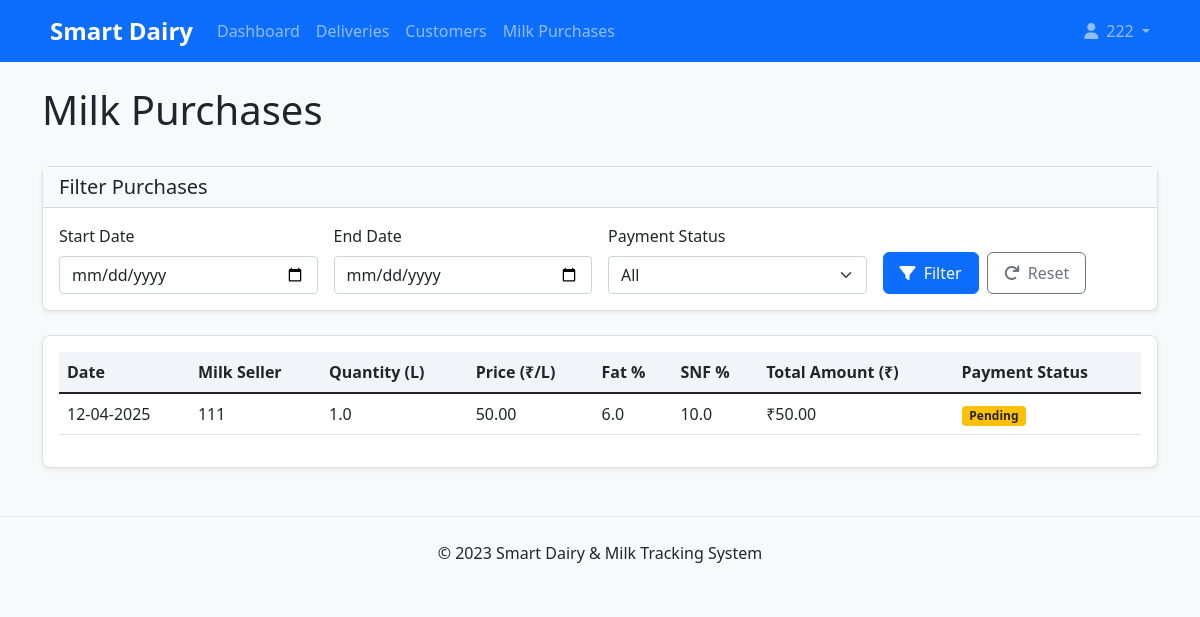
Page /bike-milk-seller/milk_purchases (signed in) on the committed database.
### app/models/user.py (models this page shows, shortened)
class User(UserMixin, db.Model):
    id = db.Column(db.Integer, primary_key=True)
    name = db.Column(db.String(100), nullable=False)
    email = db.Column(db.String(100), unique=True, nullable=False)
    password = db.Column(db.String(100), nullable=False)
    role = db.Column(db.String(20), nullable=False)
    phone = db.Column(db.String(15))
    address = db.Column(db.Text)
    created_at = db.Column(db.DateTime, default=datetime.utcnow)
    milk_transactions_as_seller = db.relationship(
        'MilkTransaction',
        foreign_keys='MilkTransaction.seller_id',
        backref='seller',
        lazy=True
    )
    milk_transactions_as_buyer = db.relationship(
        'MilkTransaction',
        foreign_keys='MilkTransaction.buyer_id',
        backref='buyer',
        lazy=True
    )
    delivery_transactions = db.relationship(
        'DeliveryTransaction',
        foreign_keys='DeliveryTransaction.bike_seller_id',
        backref='bike_seller',
        lazy=True
    )
    dairy_stocks = db.relationship(
        'DairyStock',
        foreign_keys='DairyStock.dairy_holder_id',
        backref='dairy_holder',
        lazy=True
    )
    purchase_transactions = db.relationship(
        'PurchaseTransaction',
        foreign_keys='PurchaseTransaction.buyer_id',
        backref='buyer',
        lazy=True
    )
    inventory_items = db.relationship(
        'Inventory',
        foreign_keys='Inventory.user_id',
        backref='owner',
        lazy=True
    )
    def is_milk_seller(self):
        return self.role == UserRole.MILK_SELLER or self.role == 'multi_role'
    def is_bike_milk_seller(self):
        return self.role == UserRole.BIKE_MILK_SELLER or self.role == 'multi_role'

### app/models/transactions.py (models this page shows, shortened)
class MilkTransaction(db.Model):
    id = db.Column(db.Integer, primary_key=True)
    seller_id = db.Column(db.Integer, db.ForeignKey('user.id'), nullable=False)
    buyer_type = db.Column(db.String(20), default='dairy_holder')  # 'dairy_holder' or 'bike_milk_seller'
    buyer_id = db.Column(db.Integer, db.ForeignKey('user.id'), nullable=True)
    quantity = db.Column(db.Float, nullable=False)  # in liters
    price_per_liter = db.Column(db.Float, nullable=False)
    total_amount = db.Column(db.Float, nullable=False)
    date = db.Column(db.DateTime, default=datetime.utcnow)
    fat_percentage = db.Column(db.Float, nullable=False)
    snf_percentage = db.Column(db.Float, nullable=False)
    is_paid = db.Column(db.Boolean, default=False)
    payment_date = db.Column(db.DateTime)

### app/routes/bike_milk_seller.py (the view)
@bike_milk_seller.route('/milk_purchases')
@role_required
def milk_purchases():
    page = request.args.get('page', 1, type=int)
    per_page = 20
    start_date_str = request.args.get('start_date', '')
    end_date_str = request.args.get('end_date', '')
    payment_status = request.args.get('payment_status', '')
    query = MilkTransaction.query.filter_by(buyer_id=current_user.id, buyer_type='bike_milk_seller')
    if start_date_str:
        start_date = datetime.strptime(start_date_str, '%Y-%m-%d')
        query = query.filter(MilkTransaction.date >= start_date)
    if end_date_str:
        end_date = datetime.strptime(end_date_str, '%Y-%m-%d')
        end_date = end_date + timedelta(days=1)
        query = query.filter(MilkTransaction.date < end_date)
    if payment_status:
        if payment_status == 'paid':
            query = query.filter(MilkTransaction.is_paid == True)
        elif payment_status == 'pending':
            query = query.filter(MilkTransaction.is_paid == False)
    purchases = query.order_by(MilkTransaction.date.desc()) \
                    .paginate(page=page, per_page=per_page)
    milk_sellers = User.query.filter_by(role=UserRole.MILK_SELLER).all()
    return render_template('bike_milk_seller/milk_purchases.html',
                          purchases=purchases,
                          milk_sellers=milk_sellers)

### app/routes/bike_milk_seller.py (called while the page is built)
def role_required(view_function):
    @wraps(view_function)
    def decorated_function(*args, **kwargs):
        if not current_user.is_authenticated:
            return redirect(url_for('auth.login'))
        if not current_user.is_bike_milk_seller():
            flash('You must be a bike milk seller to access this page.', 'warning')
            return redirect(url_for('main.role_selection'))
        return view_function(*args, **kwargs)
    return decorated_function

### app/templates/bike_milk_seller/milk_purchases.html (shortened to what this page needs)
{% extends 'base.html' %}
{% block content %}
<div class="d-flex justify-content-between align-items-center mb-4">
    <h1>Milk Purchases</h1>
</div>
<div class="card mb-4">
    <div class="card-header bg-light">
        <h5 class="mb-0">Filter Purchases</h5>
    </div>
    <div class="card-body">
        <form method="GET" action="{{ url_for('bike_milk_seller.milk_purchases') }}" class="row g-3">
            <div class="col-md-3">
                <label for="start_date" class="form-label">Start Date</label>
                <input type="date" class="form-control" id="start_date" name="start_date" value="{{ request.args.get('start_date', '') }}">
            </div>
            <div class="col-md-3">
                <label for="end_date" class="form-label">End Date</label>
                <input type="date" class="form-control" id="end_date" name="end_date" value="{{ request.args.get('end_date', '') }}">
            </div>
            <div class="col-md-3">
                <label for="payment_status" class="form-label">Payment Status</label>
                <select class="form-select" id="payment_status" name="payment_status">
                    <option value="">All</option>
                </select>
            </div>
            <div class="col-md-3 d-flex align-items-end">
                <button type="submit" class="btn btn-primary me-2">
                    <i class="fas fa-filter me-1"></i> Filter
                </button>
                <a href="{{ url_for('bike_milk_seller.milk_purchases') }}" class="btn btn-outline-secondary">
                    <i class="fas fa-redo me-1"></i> Reset
                </a>
            </div>
        </form>
    </div>
</div>
<div class="card">
    <div class="card-body">
        <div class="table-responsive">
            <table class="table table-hover">
                <thead>
                    <tr>
                        <th>Date</th>
                        <th>Milk Seller</th>
                        <th>Quantity (L)</th>
                        <th>Price (₹/L)</th>
                        <th>Fat %</th>
                        <th>SNF %</th>
                        <th>Total Amount (₹)</th>
                        <th>Payment Status</th>
                    </tr>
                </thead>
                <tbody>
                    {% for purchase in purchases.items %}
                        <tr>
                            <td>{{ purchase.date.strftime('%d-%m-%Y') }}</td>
                            <td>{{ purchase.seller.name if purchase.seller else 'Unknown Seller' }}</td>
                            <td>{{ "%.1f"|format(purchase.quantity) }}</td>
                            <td>{{ "%.2f"|format(purchase.price_per_liter) }}</td>
                            <td>{{ "%.1f"|format(purchase.fat_percentage) }}</td>
                            <td>{{ "%.1f"|format(purchase.snf_percentage) }}</td>
                            <td>₹{{ "%.2f"|format(purchase.total_amount) }}</td>
                            <td>
                                {% if purchase.is_paid %}
                                    <span class="badge bg-success">Paid</span>
                                {% else %}
                                    <span class="badge bg-warning text-dark">Pending</span>
                                {% endif %}
                            </td>
                        </tr>
                    {% else %}
                        <tr>
                            <td colspan="8" class="text-center">No milk purchases found</td>
                        </tr>
                    {% endfor %}
                </tbody>
            </table>
        </div>
    </div>
</div>
{% endblock %}

### app/templates/base.html (shortened to what this page needs)
<!DOCTYPE html>
<html lang="en">
<head>
    <link href="https://cdn.jsdelivr.net/npm/bootstrap@5.1.3/dist/css/bootstrap.min.css" rel="stylesheet">
    <link rel="stylesheet" href="https://cdnjs.cloudflare.com/ajax/libs/font-awesome/6.0.0-beta3/css/all.min.css">
    <link rel="stylesheet" href="{{ url_for('static', filename='css/style.css') }}">
</head>
<body>
    <nav class="navbar navbar-expand-lg navbar-dark bg-primary">
        <div class="container">
            <a class="navbar-brand" href="{{ url_for('main.index') }}">
                Smart Dairy
            </a>
            <div class="collapse navbar-collapse" id="navbarNav">
                <ul class="navbar-nav me-auto">
                    {% if current_user.is_authenticated %}
                        {% if current_user.is_milk_seller() %}
                            <li class="nav-item">
                                <a class="nav-link" href="{{ url_for('milk_seller.dashboard') }}">Dashboard</a>
                            </li>
                            <li class="nav-item">
                                <a class="nav-link" href="{{ url_for('milk_seller.sell_milk') }}">Sell Milk</a>
                            </li>
                            <li class="nav-item">
                                <a class="nav-link" href="{{ url_for('milk_seller.transactions') }}">Transactions</a>
                            </li>
                            <li class="nav-item">
                                <a class="nav-link" href="{{ url_for('milk_seller.reports') }}">Reports</a>
                            </li>
                        {% elif current_user.is_bike_milk_seller() %}
                            <li class="nav-item">
                                <a class="nav-link" href="{{ url_for('bike_milk_seller.dashboard') }}">Dashboard</a>
                            </li>
                            <li class="nav-item">
                                <a class="nav-link" href="{{ url_for('bike_milk_seller.deliveries') }}">Deliveries</a>
                            </li>
                            <li class="nav-item">
                                <a class="nav-link" href="{{ url_for('bike_milk_seller.customer_list') }}">Customers</a>
                            </li>
                            <li class="nav-item">
                                <a class="nav-link" href="{{ url_for('bike_milk_seller.milk_purchases') }}">Milk Purchases</a>
                            </li>
                        {% endif %}
                    {% endif %}
                </ul>
                <ul class="navbar-nav">
                    {% if current_user.is_authenticated %}
                        <li class="nav-item dropdown">
                            <a class="nav-link dropdown-toggle" href="#" id="navbarDropdown" role="button" data-bs-toggle="dropdown">
                                <i class="fas fa-user me-1"></i> {{ current_user.name }}
                            </a>
                        </li>
                    {% endif %}
                </ul>
            </div>
        </div>
    </nav>
    <div class="container my-4">
        {% block content %}{% endblock %}
    </div>
    <footer class="bg-light py-4 mt-5">
        <div class="container text-center">
            <p class="mb-0">&copy; 2023 Smart Dairy & Milk Tracking System</p>
        </div>
    </footer>
</body>
</html>

### app/static/css/style.css (style rules this page uses)
body { background-color: #f8f9fa; font-family: 'Segoe UI', Tahoma, Geneva, Verdana, sans-serif; }
.card { border-radius: 0.5rem; box-shadow: 0 0.125rem 0.25rem rgba(0, 0, 0, 0.075); margin-bottom: 1.5rem; }
.card-header { border-top-left-radius: 0.5rem; border-top-right-radius: 0.5rem; }
.navbar-brand { font-weight: bold; font-size: 1.5rem; }
.table th { background-color: #f1f5f9; font-weight: 600; }
.btn { border-radius: 0.375rem; padding: 0.5rem 1rem; font-weight: 500; }
.btn-primary { background-color: #0d6efd; border-color: #0d6efd; }
footer { border-top: 1px solid #e9ecef; }
.badge.bg-warning { background-color: #ffc107 !important; }

### rows in the picture
User: name "222"
MilkTransaction: date "12-04-2025", seller "111", quantity "1.0", price_per_liter "50.00", fat_percentage "6.0", snf_percentage "10.0", total_amount "50.00", is_paid "Pending"
